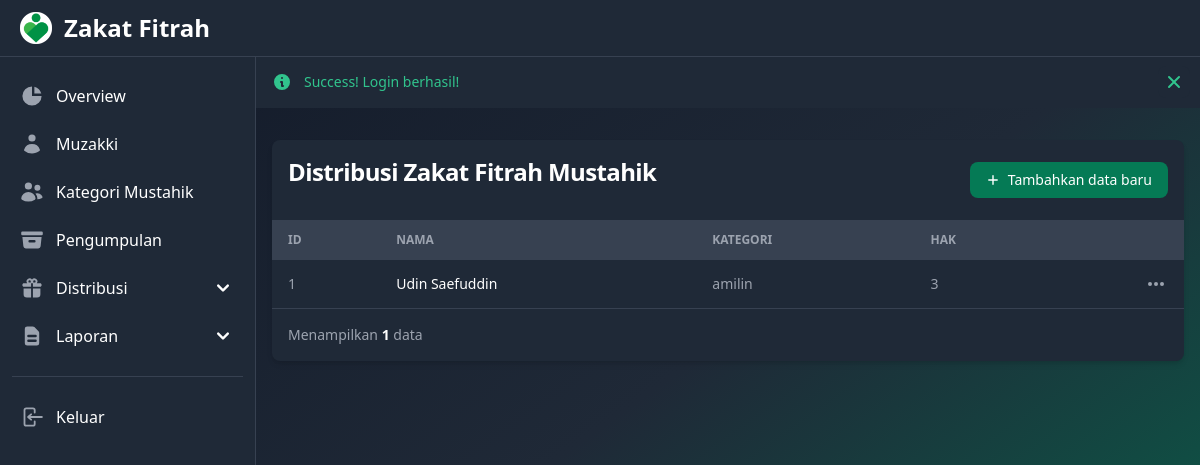
/distribusi-mustahik/index.php (signed in), run on the app's committed database.
### tables this page shows
CREATE TABLE `mustahik_lainnya` (
  `id_mustahiklainnya` int(11) NOT NULL,
  `nama` varchar(50) NOT NULL,
  `kategori` enum('amilin','fisabilillah','mualaf','ibnu sabil') NOT NULL,
  `hak` double NOT NULL
);

### distribusi-mustahik/index.php (the view, shortened to what this page needs)
<?php session_start();
if (isset($_SESSION['flash_status'])) {
  $flash_status = $_SESSION['flash_status'];
  $flash_message = $_SESSION['flash_message'];
}
include_once("../koneksi.php");
$result = mysqli_query($mysqli, "SELECT * FROM mustahik_lainnya");
?>
<!DOCTYPE html>
<html lang="en">
<head>
  <link rel="stylesheet" href="../styles.css">
</head>
<body class="min-h-screen min-w-screen bg-gradient-to-tl from-green-700 via-gray-800 to-gray-900">
  <nav class="fixed top-0 z-50 w-full border-b bg-gray-800 border-gray-700">
    <div class="px-3 py-3 lg:px-5 lg:pl-3">
      <div class="flex items-center justify-between">
        <div class="flex items-center justify-start">
          <a href="../index.php" class="flex ml-2 md:mr-24">
            <img src="../logo.png" class="h-8" alt="Zakat Logo" />
            <span class="self-center text-xl font-semibold ml-3 sm:text-2xl whitespace-nowrap text-white">Zakat Fitrah</span>
          </a>
        </div>
      </div>
    </div>
  </nav>
  <aside id="default-sidebar" class="fixed top-14 left-0 z-40 w-64 h-screen transition-transform -translate-x-full md:translate-x-0" aria-label="Sidenav">
    <div class="overflow-y-auto py-5 px-3 h-full border-r bg-gray-800 border-gray-700">
      <ul class="space-y-2">
        <li>
          <a href="../index.php" class="flex items-center p-2 text-base font-normal rounded-lg text-white hover:bg-gray-700 group">
            <svg aria-hidden="true" class="w-6 h-6 transition duration-75 text-gray-400 group-hover:text-white" fill="currentColor" viewBox="0 0 20 20" xmlns="http://www.w3.org/2000/svg">
              <path d="M2 10a8 8 0 018-8v8h8a8 8 0 11-16 0z"></path>
              <path d="M12 2.252A8.014 8.014 0 0117.748 8H12V2.252z"></path>
            </svg>
            <span class="ml-3">Overview</span>
          </a>
        </li>
        <li>
          <a href="../muzakki/index.php" class="flex items-center p-2 text-base font-normal rounded-lg text-white hover:bg-gray-700 group">
            <span class="ml-3">Muzakki</span>
          </a>
        </li>
        <li>
          <a href="../kategori-mustahik/index.php" class="flex items-center p-2 text-base font-normal rounded-lg text-white hover:bg-gray-700 group">
            <span class="ml-3">Kategori Mustahik</span>
          </a>
        </li>
        <li>
          <a href="../pengumpulan/index.php" class="flex items-center p-2 text-base font-normal rounded-lg text-white hover:bg-gray-700 group">
            <span class="ml-3">Pengumpulan</span>
          </a>
        </li>
        <li>
          <button type="button" class="flex items-center p-2 w-full text-base font-normal rounded-lg transition duration-75 group text-white hover:bg-gray-700" aria-controls="dropdown-distribusi" data-collapse-toggle="dropdown-distribusi">
            <span class="flex-1 ml-3 text-left whitespace-nowrap">Distribusi</span>
            <svg aria-hidden="true" class="w-6 h-6" fill="currentColor" viewBox="0 0 20 20" xmlns="http://www.w3.org/2000/svg">
              <path fill-rule="evenodd" d="M5.293 7.293a1 1 0 011.414 0L10 10.586l3.293-3.293a1 1 0 111.414 1.414l-4 4a1 1 0 01-1.414 0l-4-4a1 1 0 010-1.414z" clip-rule="evenodd"></path>
            </svg>
          </button>
        </li>
        <li>
          <button type="button" class="flex items-center p-2 w-full text-base font-normal rounded-lg transition duration-75 group text-white hover:bg-gray-700" aria-controls="dropdown-laporan" data-collapse-toggle="dropdown-laporan">
            <span class="flex-1 ml-3 text-left whitespace-nowrap">Laporan</span>
            <svg aria-hidden="true" class="w-6 h-6" fill="currentColor" viewBox="0 0 20 20" xmlns="http://www.w3.org/2000/svg">
              <path fill-rule="evenodd" d="M5.293 7.293a1 1 0 011.414 0L10 10.586l3.293-3.293a1 1 0 111.414 1.414l-4 4a1 1 0 01-1.414 0l-4-4a1 1 0 010-1.414z" clip-rule="evenodd"></path>
            </svg>
          </button>
        </li>
      </ul>
      <ul class="pt-5 mt-5 space-y-2 border-t border-gray-700">
        <li>
          <a href="../logout.php" class="flex items-center p-2 text-base font-normal rounded-lg transition duration-75 hover:bg-gray-700 text-white group">
            <span class="ml-3">Keluar</span>
          </a>
        </li>
      </ul>
    </div>
  </aside>
  <div class="mt-14 md:ml-64">
    <?php if (isset($flash_status)) { ?>
      <div id="alert" <?php if ($flash_status === 'Error') { ?> class="flex p-4 mb-4 bg-gray-800 text-red-400" <?php } elseif ($flash_status === 'Success') { ?> class="flex p-4 mb-4 bg-gray-800 text-green-400" <?php } ?> role="alert">
        <div class="ml-3 text-sm font-medium">
          <?php echo $flash_status; ?>! <?php echo $flash_message; ?>
        </div>
        <button type="button"  <?php if ($flash_status === 'Success') { ?> class="ml-auto -mx-1.5 -my-1.5 rounded-lg focus:ring-2 focus:ring-green-400 p-1.5 inline-flex h-8 w-8 bg-gray-800 text-green-400 hover:bg-gray-700" <?php } ?> data-dismiss-target="#alert" aria-label="Close">
        </button>
      </div>
    <?php } ?>
    <main class="mx-auto p-4">
      <div class="bg-gray-800 relative shadow-md sm:rounded-lg overflow-visible">
        <div class="flex flex-col md:flex-row items-center justify-between space-y-3 md:space-y-0 md:space-x-4 p-4">
          <div class="w-full md:w-1/2">
            <h1 class="text-xl font-bold leading-tight tracking-tight md:text-2xl text-white mb-4">Distribusi Zakat Fitrah Mustahik</h1>
          </div>
          <div class="w-full md:w-auto flex flex-col md:flex-row space-y-2 md:space-y-0 items-stretch md:items-center justify-end md:space-x-3 flex-shrink-0">
            <a href="./add.php" class="flex items-center justify-center text-white focus:ring-4 font-medium rounded-lg text-sm px-4 py-2 bg-green-600 hover:bg-green-700 focus:outline-none focus:ring-green-800">
              <svg class="h-3.5 w-3.5 mr-2" fill="currentColor" viewbox="0 0 20 20" xmlns="http://www.w3.org/2000/svg" aria-hidden="true">
                <path clip-rule="evenodd" fill-rule="evenodd" d="M10 3a1 1 0 011 1v5h5a1 1 0 110 2h-5v5a1 1 0 11-2 0v-5H4a1 1 0 110-2h5V4a1 1 0 011-1z" />
              </svg>
              Tambahkan data baru
            </a>
          </div>
        </div>
        <div class="overflow-x-auto">
          <table class="w-full text-sm text-left text-gray-400">
            <thead class="text-xs uppercase bg-gray-700 text-gray-400">
              <tr>
                <th scope="col" class="px-4 py-3">Id</th>
                <th scope="col" class="px-4 py-3">Nama</th>
                <th scope="col" class="px-4 py-3">Kategori</th>
                <th scope="col" class="px-4 py-3">Hak</th>
                <th scope="col" class="px-4 py-3">
                </th>
              </tr>
            </thead>
            <tbody>
              <?php
              while ($res = mysqli_fetch_array($result)) {
              ?>
                <tr class="border-b border-gray-700">
                  <td class="px-4 py-3"><?php echo $res['id_mustahiklainnya'] ?></td>
                  <th scope="row" class="px-4 py-3 font-medium whitespace-nowrap text-white">
                    <?php echo $res['nama'] ?>
                  </th>
                  <td class="px-4 py-3"><?php echo $res['kategori'] ?></td>
                  <td class="px-4 py-3"><?php echo $res['hak'] ?></td>
                  <td class="px-4 py-3 flex items-center justify-end">
                    <button id="<?php echo $res['id_mustahiklainnya'] ?>-dropdown-button" data-dropdown-toggle="<?php echo $res['id_mustahiklainnya'] ?>-dropdown" class="inline-flex items-center p-0.5 text-sm font-medium text-center rounded-lg focus:outline-none text-gray-400 hover:text-gray-100" type="button">
                      <svg class="w-5 h-5" aria-hidden="true" fill="currentColor" viewbox="0 0 20 20" xmlns="http://www.w3.org/2000/svg">
                        <path d="M6 10a2 2 0 11-4 0 2 2 0 014 0zM12 10a2 2 0 11-4 0 2 2 0 014 0zM16 12a2 2 0 100-4 2 2 0 000 4z" />
                      </svg>
                    </button>
                  </td>
                </tr>
              <?php } ?>
            </tbody>
          </table>
        </div>
        <nav class="flex flex-col md:flex-row justify-between items-start md:items-center space-y-3 md:space-y-0 p-4" aria-label="Table navigation">
          <span class="text-sm font-normal text-gray-400">
            Menampilkan
            <span class="font-semibold text-white"><?php echo mysqli_num_rows($result) ?></span> data
          </span>
        </nav>
      </div>
    </main>
  </div>
</body>
</html>

### data on the page
mustahik_lainnya: id_mustahiklainnya "1", nama "Udin Saefuddin", kategori "amilin", hak "3"

### other printed values
$flash_status "Success"
$flash_message "Login berhasil!"
mysqli_num_rows($result) "1"
